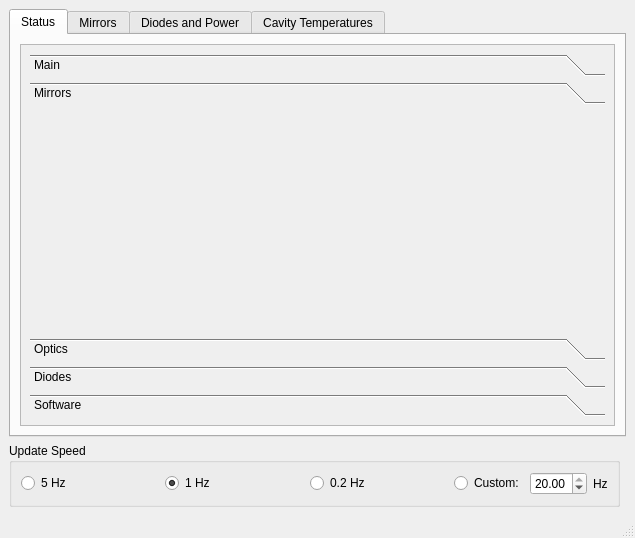
<?xml version="1.0" encoding="UTF-8"?>
<ui version="4.0">
 <class>Status</class>
 <widget class="QMainWindow" name="Status">
  <property name="geometry">
   <rect>
    <x>0</x>
    <y>0</y>
    <width>635</width>
    <height>531</height>
   </rect>
  </property>
  <property name="windowTitle">
   <string>Status</string>
  </property>
  <widget class="QWidget" name="centralwidget">
   <layout class="QGridLayout" name="gridLayout_3" rowstretch="0,10,0">
    <item row="0" column="0" rowspan="2" colspan="2">
     <widget class="QTabWidget" name="tabWidget">
      <property name="currentIndex">
       <number>0</number>
      </property>
      <widget class="QWidget" name="tab">
       <attribute name="title">
        <string>Status</string>
       </attribute>
       <layout class="QGridLayout" name="gridLayout_9">
        <item row="0" column="0">
         <widget class="QScrollArea" name="scrollArea">
          <property name="widgetResizable">
           <bool>true</bool>
          </property>
          <widget class="QWidget" name="scrollAreaWidgetContents">
           <property name="geometry">
            <rect>
             <x>0</x>
             <y>0</y>
             <width>591</width>
             <height>367</height>
            </rect>
           </property>
           <layout class="QGridLayout" name="gridLayout_10">
            <item row="0" column="0">
             <widget class="QToolBox" name="toolBox">
              <property name="currentIndex">
               <number>1</number>
              </property>
              <widget class="QWidget" name="Main">
               <property name="geometry">
                <rect>
                 <x>0</x>
                 <y>0</y>
                 <width>573</width>
                 <height>214</height>
                </rect>
               </property>
               <attribute name="label">
                <string>Main</string>
               </attribute>
               <layout class="QGridLayout" name="gridLayout_11" rowstretch="0,0,0,0,0,0,0,0,0,10" columnstretch="0,10">
                <item row="8" column="0">
                 <widget class="QLabel" name="label_6">
                  <property name="text">
                   <string>Faults:</string>
                  </property>
                 </widget>
                </item>
                <item row="1" column="0" colspan="2">
                 <widget class="QLabel" name="label_2">
                  <property name="text">
                   <string>Wavelength: N/A</string>
                  </property>
                 </widget>
                </item>
                <item row="5" column="0">
                 <widget class="QLabel" name="label_5">
                  <property name="text">
                   <string>Modelock: N/A</string>
                  </property>
                 </widget>
                </item>
                <item row="2" column="0" colspan="2">
                 <widget class="QLabel" name="label_3">
                  <property name="text">
                   <string>Power: N/A</string>
                  </property>
                 </widget>
                </item>
                <item row="0" column="0" colspan="2">
                 <widget class="QLabel" name="label">
                  <property name="text">
                   <string>Status: N/A</string>
                  </property>
                 </widget>
                </item>
                <item row="6" column="0">
                 <widget class="QLabel" name="label_4">
                  <property name="text">
                   <string>Shutter: N/A</string>
                  </property>
                 </widget>
                </item>
                <item row="8" column="1">
                 <widget class="QComboBox" name="comboBox">
                  <property name="currentText">
                   <string/>
                  </property>
                  <property name="currentIndex">
                   <number>-1</number>
                  </property>
                 </widget>
                </item>
                <item row="7" column="0" colspan="2">
                 <widget class="QLabel" name="label_7">
                  <property name="text">
                   <string>Keyswitch: N/A</string>
                  </property>
                 </widget>
                </item>
               </layout>
              </widget>
              <widget class="QWidget" name="Mirrors">
               <property name="geometry">
                <rect>
                 <x>0</x>
                 <y>0</y>
                 <width>573</width>
                 <height>214</height>
                </rect>
               </property>
               <attribute name="label">
                <string>Mirrors</string>
               </attribute>
              </widget>
              <widget class="QWidget" name="Optics">
               <attribute name="label">
                <string>Optics</string>
               </attribute>
              </widget>
              <widget class="QWidget" name="Diodes">
               <attribute name="label">
                <string>Diodes</string>
               </attribute>
              </widget>
              <widget class="QWidget" name="Software">
               <attribute name="label">
                <string>Software</string>
               </attribute>
              </widget>
             </widget>
            </item>
           </layout>
          </widget>
         </widget>
        </item>
       </layout>
      </widget>
      <widget class="QWidget" name="tab_2">
       <attribute name="title">
        <string>Mirrors</string>
       </attribute>
       <layout class="QGridLayout" name="gridLayout_4" rowstretch="10,10">
        <item row="0" column="0">
         <widget class="QGroupBox" name="groupBox">
          <property name="title">
           <string>Pump</string>
          </property>
          <layout class="QGridLayout" name="gridLayout" rowminimumheight="0,10,10">
           <item row="0" column="0" rowspan="2" colspan="2">
            <widget class="PlotWidget" name="graph_intensity_current">
             <property name="toolTip">
              <string>Plot of current output of the LED as a percent of the current limit for the LED.</string>
             </property>
            </widget>
           </item>
           <item row="2" column="0" colspan="2">
            <widget class="PlotWidget" name="graph_intensity_current_2">
             <property name="toolTip">
              <string>Plot of current output of the LED as a percent of the current limit for the LED.</string>
             </property>
            </widget>
           </item>
          </layout>
         </widget>
        </item>
        <item row="1" column="0">
         <widget class="QGroupBox" name="groupBox_2">
          <property name="title">
           <string>Cavity</string>
          </property>
          <layout class="QGridLayout" name="gridLayout_2" rowstretch="10,10">
           <item row="0" column="0">
            <widget class="PlotWidget" name="graph_intensity_current_11">
             <property name="toolTip">
              <string>Plot of current output of the LED as a percent of the current limit for the LED.</string>
             </property>
            </widget>
           </item>
           <item row="1" column="0">
            <widget class="PlotWidget" name="graph_intensity_current_10">
             <property name="toolTip">
              <string>Plot of current output of the LED as a percent of the current limit for the LED.</string>
             </property>
            </widget>
           </item>
          </layout>
         </widget>
        </item>
       </layout>
      </widget>
      <widget class="QWidget" name="tab_3">
       <attribute name="title">
        <string>Diodes and Power</string>
       </attribute>
       <layout class="QGridLayout" name="gridLayout_7" rowstretch="3,9">
        <item row="0" column="0">
         <widget class="QGroupBox" name="groupBox_3">
          <property name="title">
           <string>Power</string>
          </property>
          <layout class="QGridLayout" name="gridLayout_5">
           <item row="0" column="0">
            <widget class="PlotWidget" name="graph_intensity_current_3">
             <property name="toolTip">
              <string>Plot of current output of the LED as a percent of the current limit for the LED.</string>
             </property>
            </widget>
           </item>
          </layout>
         </widget>
        </item>
        <item row="1" column="0">
         <widget class="QGroupBox" name="groupBox_4">
          <property name="title">
           <string>Diodes</string>
          </property>
          <layout class="QGridLayout" name="gridLayout_6">
           <item row="0" column="0">
            <widget class="PlotWidget" name="graph_intensity_current_5">
             <property name="toolTip">
              <string>Plot of current output of the LED as a percent of the current limit for the LED.</string>
             </property>
            </widget>
           </item>
           <item row="1" column="0">
            <widget class="PlotWidget" name="graph_intensity_current_4">
             <property name="toolTip">
              <string>Plot of current output of the LED as a percent of the current limit for the LED.</string>
             </property>
            </widget>
           </item>
           <item row="2" column="0">
            <widget class="PlotWidget" name="graph_intensity_current_6">
             <property name="toolTip">
              <string>Plot of current output of the LED as a percent of the current limit for the LED.</string>
             </property>
            </widget>
           </item>
          </layout>
         </widget>
        </item>
       </layout>
      </widget>
      <widget class="QWidget" name="tab_4">
       <attribute name="title">
        <string>Cavity Temperatures</string>
       </attribute>
       <layout class="QGridLayout" name="gridLayout_8">
        <item row="0" column="0">
         <widget class="PlotWidget" name="graph_intensity_current_7">
          <property name="toolTip">
           <string>Plot of current output of the LED as a percent of the current limit for the LED.</string>
          </property>
         </widget>
        </item>
        <item row="1" column="0">
         <widget class="PlotWidget" name="graph_intensity_current_9">
          <property name="toolTip">
           <string>Plot of current output of the LED as a percent of the current limit for the LED.</string>
          </property>
         </widget>
        </item>
        <item row="2" column="0">
         <widget class="PlotWidget" name="graph_intensity_current_8">
          <property name="toolTip">
           <string>Plot of current output of the LED as a percent of the current limit for the LED.</string>
          </property>
         </widget>
        </item>
       </layout>
      </widget>
     </widget>
    </item>
    <item row="2" column="0">
     <widget class="QGroupBox" name="graph_update_box_0">
      <property name="toolTip">
       <string>Set the refresh rate of the status window.  Slower refresh rates will have greater precision.</string>
      </property>
      <property name="title">
       <string>Update Speed</string>
      </property>
      <layout class="QGridLayout" name="gridLayout_17" columnstretch="20,20,20,0,0,0">
       <item row="0" column="5">
        <widget class="QLabel" name="graph_custom_update_label">
         <property name="text">
          <string>Hz</string>
         </property>
        </widget>
       </item>
       <item row="0" column="4">
        <widget class="QDoubleSpinBox" name="graph_custom_update_spinbox">
         <property name="toolTip">
          <string>Set the custom status window update rate (0.01 to 10 Hz)</string>
         </property>
         <property name="minimum">
          <double>0.010000000000000</double>
         </property>
         <property name="maximum">
          <double>20.000000000000000</double>
         </property>
         <property name="value">
          <double>20.000000000000000</double>
         </property>
        </widget>
       </item>
       <item row="0" column="2">
        <widget class="QRadioButton" name="graph_slow_update_button">
         <property name="toolTip">
          <string>Update the status window at 0.2 Hz</string>
         </property>
         <property name="text">
          <string>0.2 Hz</string>
         </property>
        </widget>
       </item>
       <item row="0" column="0">
        <widget class="QRadioButton" name="graph_fast_update_button">
         <property name="toolTip">
          <string>Update the status window at 5 Hz</string>
         </property>
         <property name="text">
          <string>5 Hz</string>
         </property>
        </widget>
       </item>
       <item row="0" column="1">
        <widget class="QRadioButton" name="graph_normal_update_button">
         <property name="toolTip">
          <string>Update the status window at 1 Hz</string>
         </property>
         <property name="text">
          <string>1 Hz</string>
         </property>
         <property name="checked">
          <bool>true</bool>
         </property>
        </widget>
       </item>
       <item row="0" column="3">
        <widget class="QRadioButton" name="graph_custom_update_button">
         <property name="toolTip">
          <string>Update the status window at a custom rate (0.01 - 10 Hz)</string>
         </property>
         <property name="text">
          <string>Custom:</string>
         </property>
        </widget>
       </item>
      </layout>
     </widget>
    </item>
   </layout>
  </widget>
  <widget class="QMenuBar" name="menubar">
   <property name="geometry">
    <rect>
     <x>0</x>
     <y>0</y>
     <width>635</width>
     <height>21</height>
    </rect>
   </property>
  </widget>
  <widget class="QStatusBar" name="statusbar"/>
 </widget>
 <customwidgets>
  <customwidget>
   <class>PlotWidget</class>
   <extends>QGraphicsView</extends>
   <header>pyqtgraph</header>
  </customwidget>
 </customwidgets>
 <resources/>
 <connections/>
</ui>
